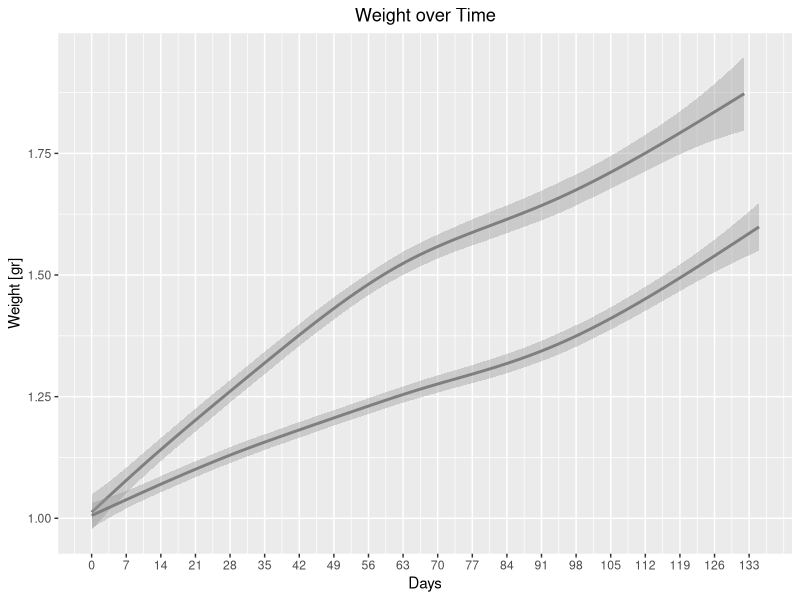
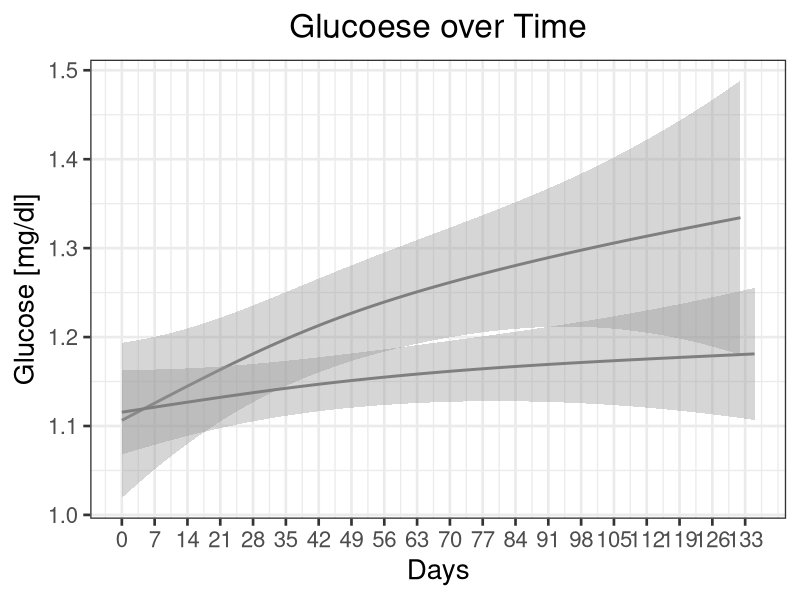
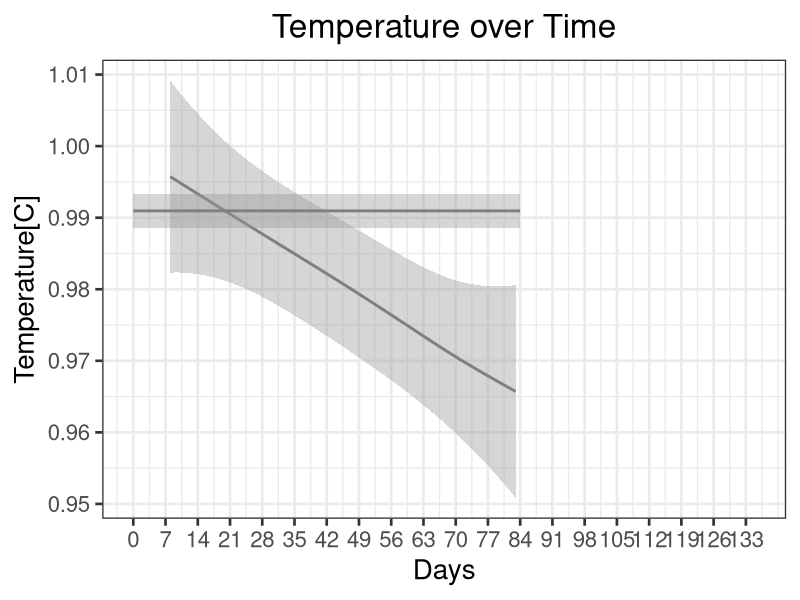
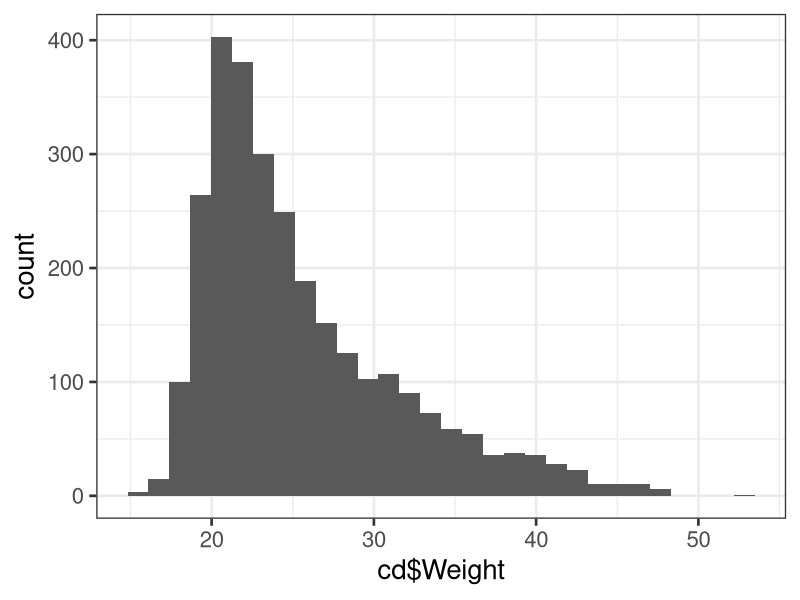
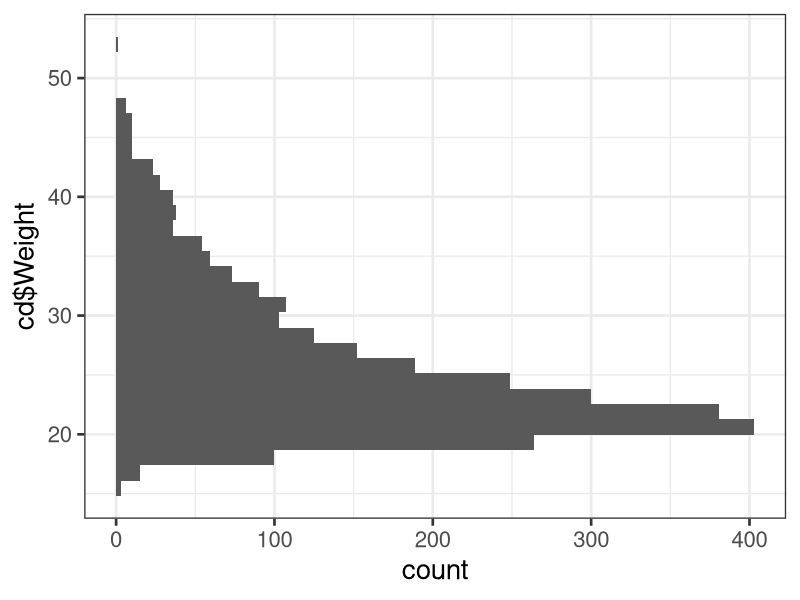

The R source for these figures, in order:
## ---- chunk 1

#load packages
library(ggplot2)
library(gdata)
library(rlist)
library(ggpubr)
library(gridBase)
library(gridExtra)

##function to change names of columns
changeColName <- function(df, oldName, newName) {
  
  #if the oldName is not in the data frame, return the unmutated data frame
  if (oldName %in% names(df) == FALSE) {
    return(df)
  }
  
  #change name and return mutated data frame
  names(df)[names(df) == oldName] <- newName
  return(df)
}

#read data
cd <- read.csv("AllExp.csv")

#change column names
cd <- changeColName(cd, "Food", "Diet")

#change date to standard format
cd$Date <- as.Date(cd$Date, "%m/%d/%y")

##Calculate days after start
#initiialize days variable
cd$Days <- NA

#for each sex
for (sex in unique(cd$Gender)){

  #for each experiment
  for (Days in unique(cd$Experiment)) {
  
    #for each microbiome
    for (Days2 in unique(cd$Microbiome)) {
    
    #find the lowest date for the given sex/experiment/microbiome combination
    lowdate <- min(cd$Date[cd$Experiment == Days & cd$Microbiome == Days2 & cd$Gender == sex])
  
    #set days 
    cd$Days[cd$Experiment == Days & cd$Microbiome == Days2& cd$Gender == sex] <- cd$Date[cd$Experiment == Days & cd$Microbiome == Days2 & cd$Gender == sex] - lowdate
    }
  }
}

minval <- min(cd$Weight[cd$Gender == "Female"], na.rm = TRUE)
maxval <- max(cd$Weight[cd$Gender == "Female"], na.rm = TRUE)

minvalmales <- min(cd$Weight[cd$Gender == "Male"], na.rm = TRUE)
maxvalmales <- max(cd$Weight[cd$Gender == "Male"], na.rm = TRUE)

maxdays <- max(cd$Days[cd$Gender == "Female"], na.rm = TRUE)
maxdaysmales <- max(cd$Days[cd$Gender == "Male"], na.rm = TRUE)
mindays <- min(cd$Days, na.rm = TRUE)
sex <- "Female"
sex2 <- "Male"

cd$UID <- NA
cd$Temp <- paste(cd$Experiment, cd$Microbiome, cd$Food, cd$Cage, cd$Mouse, cd$Gender)

for (mouse in unique(cd$Temp)) {
  mouse.list <- as.vector(strsplit(mouse, " ")[[1]])
 
  microbiome <- "2"
  if (mouse.list[2] == "Wild") {
   
    microbiome <- "1"
   
        }
 
  food <- "2"
  if (mouse.list[3] == "Fat") {
   
    food <- "1"
   
  }
  
  gender <- "2"
  
  if (mouse.list[6] == "Female") {
    gender <- "1"
    
  }
 
  uid <- paste0(gender, mouse.list[1], microbiome, food, mouse.list[4], mouse.list[5])
 
  cd$UID[cd$Temp == mouse] <- as.numeric(uid)
 
}
 
#create a new variable for proportional weight
cd$PropWeight <- NA
 
#loop through each mouse with UID
for (mouse in unique(cd$UID)) {
 
  #find minimum day (start day) and minimum weight (on start day)
  minDay <- min(cd$Day[cd$UID == mouse])
  minWeight <- cd$Weight[cd$UID == mouse & cd$Day == minDay]
 
  #find and save proportional weight for the current mouse
  cd$PropWeight[cd$UID == mouse] <- cd$Weight[cd$UID == mouse] / minWeight
 
}
#create a new variable for proportional glucose
cd$PropGlucose <- NA
 
#loop through each mouse with UID
for (mouse in unique(cd$UID)) {
 
  #find minimum day (start day) and minimum weight (on start day)
  minDay <- min(cd$Day[cd$UID == mouse])
  minGlucose <- cd$Glucose[cd$UID == mouse & cd$Day == minDay]
 
  #find and save proportional weight for the current mouse
  cd$PropGlucose[cd$UID == mouse] <- cd$Glucose[cd$UID == mouse] / minGlucose
 
}

#create a new variable for proportional glucose
cd$PropTemp <- NA
 
#loop through each mouse with UID
for (mouse in unique(cd$UID)) {
 
  #find minimum day (start day) and minimum weight (on start day)
  minTemp <- logical(0)
  minDay <- 0
  while (length(minTemp) == 0) {
    minDay <- minDay + 1
    minTemp <- cd$Temperature[cd$UID == mouse & cd$Day == minDay]
  }

 
  #find and save proportional weight for the current mouse
  cd$PropTemp[cd$UID == mouse] <- cd$Temperature[cd$UID == mouse] / minTemp
 
}

#Plot proportional weight gain of all mice

cd$Color <- paste(cd$Microbiome, cd$Food)

cdFemale <- subset(cd, cd$Gender == "Female")

plotPropWeightFemale <- ggplot(cdFemale, aes(x = cdFemale$Days, y = cdFemale$PropWeight, color = cdFemale$Color)) +
                                 geom_smooth() +
  scale_x_continuous(breaks=seq(0,maxdays, 7), limits = c(mindays, maxdays)) +
 # xlim(c(mindays, maxdays)) +
  xlab("Days") +
  ylab("Weight [gr]") +
  scale_colour_manual("", values = c("darkturquoise","goldenrod1", "blue3", "darkolivegreen4"), breaks = c("Lab Chow", "Lab Fat", "Wild Chow", "Wild Fat")) +
  theme_set(theme_bw(base_size = 20) ) +
    theme(plot.title = element_text(hjust = 0.5)) +
      ggtitle("Weight over Time")

  

#Plot proportional glucose gain of all mice

cd$Color <- paste(cd$Microbiome, cd$Food)

cdFemale <- subset(cd, cd$Gender == "Female")

plotPropGlucoseFemale <- ggplot(cdFemale, aes(x = cdFemale$Days, y = cdFemale$PropGlucose, color = cdFemale$Color)) +
                                 geom_smooth() +
  scale_x_continuous(breaks=seq(0,maxdays, 7), limits = c(mindays, maxdays)) +
 # xlim(c(mindays, maxdays)) +
  xlab("Days") +
  ylab("Glucose [mg/dl]") +
  scale_colour_manual("", values = c("darkturquoise","goldenrod1", "blue3", "darkolivegreen4"), breaks = c("Lab Chow", "Lab Fat", "Wild Chow", "Wild Fat")) +
  theme_set(theme_bw(base_size = 20) ) +
    theme(plot.title = element_text(hjust = 0.5)) +
      ggtitle("Glucoese over Time")

  

#Plot proportional TEMPERATURE gain of all mice

cd$Color <- paste(cd$Microbiome, cd$Food)

cdFemale <- subset(cd, cd$Gender == "Female")

plotPropTemperatureFemale <- ggplot(cdFemale, aes(x = cdFemale$Days, y = cdFemale$PropTemp, color = cdFemale$Color)) +
                                 geom_smooth() +
  scale_x_continuous(breaks=seq(0,maxdays, 7), limits = c(mindays, maxdays)) +
 # xlim(c(mindays, maxdays)) +
  xlab("Days") +
  ylab("Temperature[C]") +
  scale_colour_manual("", values = c("darkturquoise","goldenrod1", "blue3", "darkolivegreen4"), breaks = c("Lab Chow", "Lab Fat", "Wild Chow", "Wild Fat")) +
  theme_set(theme_bw(base_size = 20) ) +
    theme(plot.title = element_text(hjust = 0.5)) +
      ggtitle("Temperature over Time")

print(plotPropWeightFemale)
  
print(plotPropGlucoseFemale)  
print(plotPropTemperatureFemale)  

cd$WeightBin <- FALSE

cd$WeightBin[cd$PropWeight > 1.25] <- TRUE

FatWildHigh <- subset(cd, cd$WeightBin == TRUE & cd$Microbiome == "Wild" & cd$Food == "Fat" & cd$Days == "31")

cd$WeightBin[cd$PropWeight < 1.25] <- TRUE

FatWildLow <- subset(cd, cd$WeightBin == TRUE & cd$Microbiome == "Wild" & cd$Food == "Fat" & cd$Days == "31")

for (microbiome in unique(cd$Microbiome)){
  
  for(food in unique(cd$Food)){
    
    temp <- subset(cd, cd$Weight[cd$Microbiome == "Wild" & cd$Food == "Fat"])
    
    HistoWeight <- ggplot(data = temp, aes(temp$Weight)) +
      geom_histogram()

print(HistoWeight)
  }
}

HistoWeight <- ggplot(data = cd, aes(cd$Weight)) +
  geom_histogram()

print(HistoWeight)

for (histo in unique(cd$Days)){
  
  day <- subset(cd, cd$Days > "30")
  
  histogrammweight <- ggplot(data = cd, aes(y = cd$Weight))+
    geom_histogram()
  
  
}


print(histogrammweight)


for (sex in unique(cd$Gender)) {
  for (microbiome in unique(cd$Microbiome)) {
    for (food in unique(cd$Food)) {
      
      sub <- subset(cd, cd$Gender == sex & cd$Microbiome == microbiome & cd$Food == food)
      
      model <- lm(sub$Weight~sub$Temperature)
      
      p <- ggplot(data = sub, aes(x = sub$Temperature, y = sub$Weight, color = sub$Days)) + geom_point() + geom_abline(aes(intercept = as.numeric(model[[1]][1]), slope = as.numeric(model[[1]][2]))) + labs(x = "Temperature", y = "Weight", title = paste(sex, microbiome, food), subtitle = paste("Pearson Correlation: ", as.numeric(cor.test(sub$Temperature, sub$Weight)[4]), ", p = ", as.numeric(cor.test(sub$Temperature, sub$Weight)[3])))
      
      print(p)
      
      p2 <- ggplot(data = sub, aes(x = sub$UID, y = sub$Weight, color = sub$Days)) + geom_point()
      
      print(unique(sub$UID))
      
      print(p2)
      
    }
  }
}
